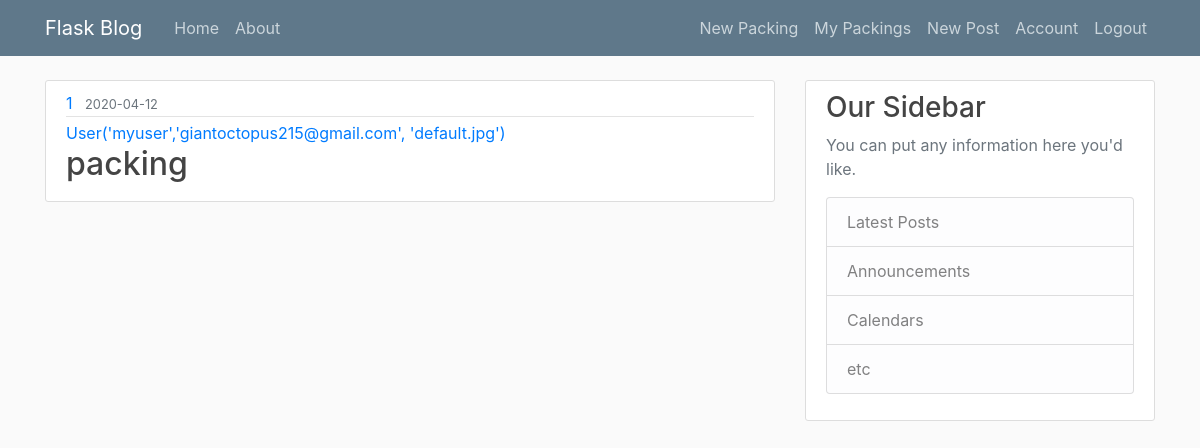
/packings/ (signed in), run on the app's committed database.
### flasksite/models.py (models this page shows, shortened)
class Packing(db.Model):
    id = db.Column(db.Integer, primary_key=True)
    name = db.Column(db.String(100), nullable=False)
    date_created = db.Column(db.DateTime, nullable=False, default=datetime.utcnow)
    user_id = db.Column(db.Integer, db.ForeignKey('user.id'), nullable=False)
    containers = db.relationship('Container', backref='packing', lazy=True)
    boxes = db.relationship('Box', backref='packing', lazy=True)

class User(db.Model, UserMixin):
    id = db.Column(db.Integer, primary_key=True)
    username = db.Column(db.String(20), unique=True, nullable=False)
    email = db.Column(db.String(120), unique=True, nullable=False)
    image_file = db.Column(db.String(20), nullable=False, default='default.jpg')
    password = db.Column(db.String(60), nullable=False)
    posts = db.relationship('Post', backref='author', lazy=True)
    packings = db.relationship('Packing', backref='author', lazy=True)
    def __repr__(self):
        return f"User('{self.username}','{self.email}', '{self.image_file}')"

### flasksite/routes.py (the view)
@app.route("/packings/")
def packings():
    packings = Packing.query.filter_by(user_id=current_user.id).all()
    return render_template('packings.html', packings=packings)

### flasksite/models.py (called while the page is built)
@login_manager.user_loader #decorator
def load_user(user_id):
    return User.query.get(int(user_id))

### flasksite/templates/packings.html
{% extends "layout.html" %}
{% block content %}
    {% for packing in packings %}
        <article class="media content-section">
            <div class="media-body">
                <div class="article-metadata">
                    <a class="mr-2" href="#">{{ packing.user_id }}</a>
                    <small class="text-muted">{{ packing.date_created.strftime('%Y-%m-%d') }}</small>
                </div>
                <a class="mr-2" href="#">{{ packing.author }}</a>
                <h2><a class="article-title" href="{{ url_for('packing', packing_id=packing.id) }}">{{ packing.name }}</a></h2>
            </div>
        </article>
    {% endfor %}
{% endblock %}

### flasksite/static/main.css (style rules this page uses)
body { background: #fafafa; color: #333333; margin-top: 5rem; }
h1, h2, h3, h4, h5, h6 { color: #444444; }
.content-section { background: #ffffff; padding: 10px 20px; border: 1px solid #dddddd; border-radius: 3px; margin-bottom: 20px; }
.article-title { color: #444444; }
.article-metadata { padding-bottom: 1px; margin-bottom: 4px; border-bottom: 1px solid #e3e3e3 }

### data on the page
Packing: user_id "1", date_created "2020-04-12", author "User('myuser','giantoctopus215@gmail.com', 'default.jpg')", name "packing"
